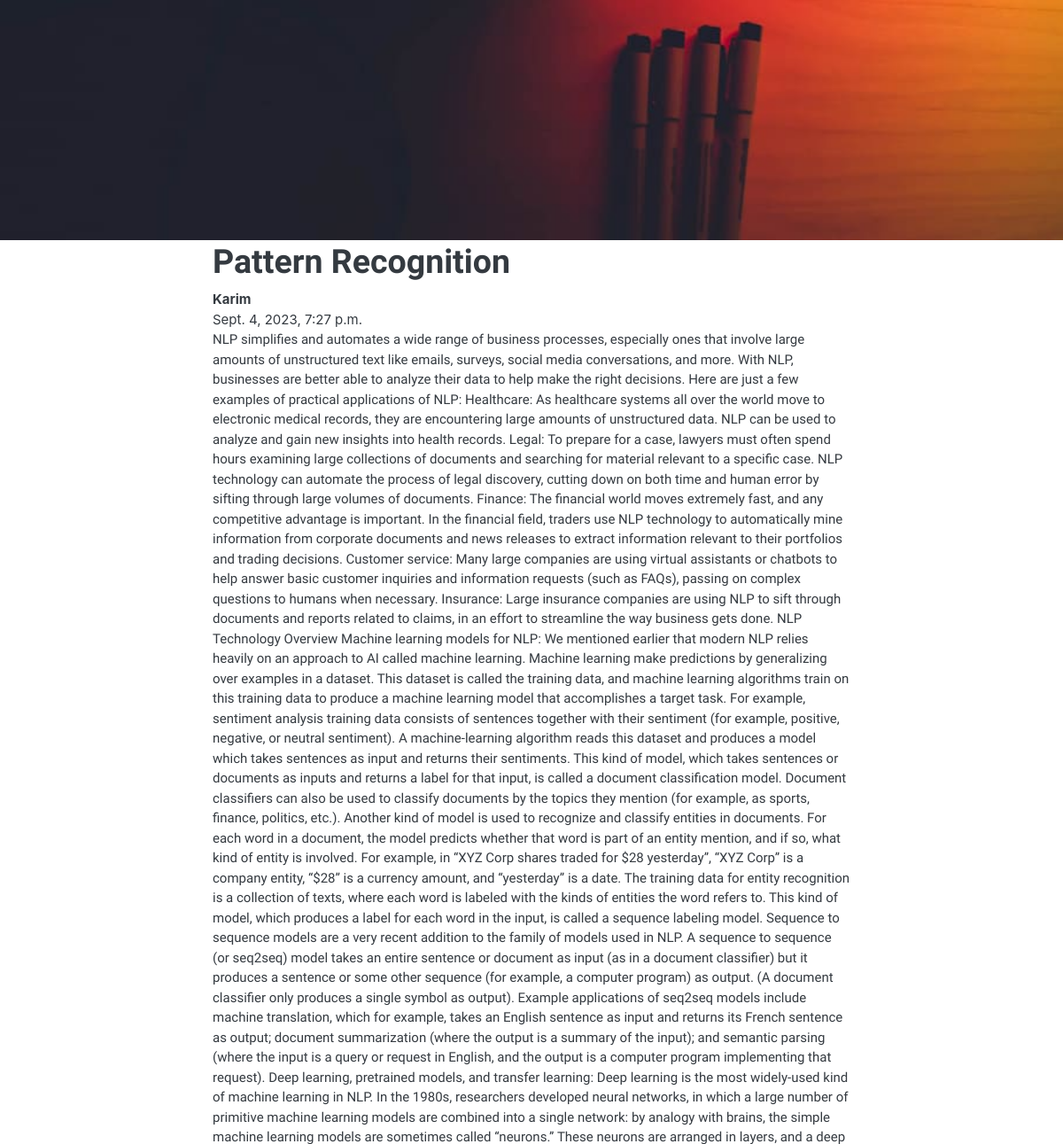
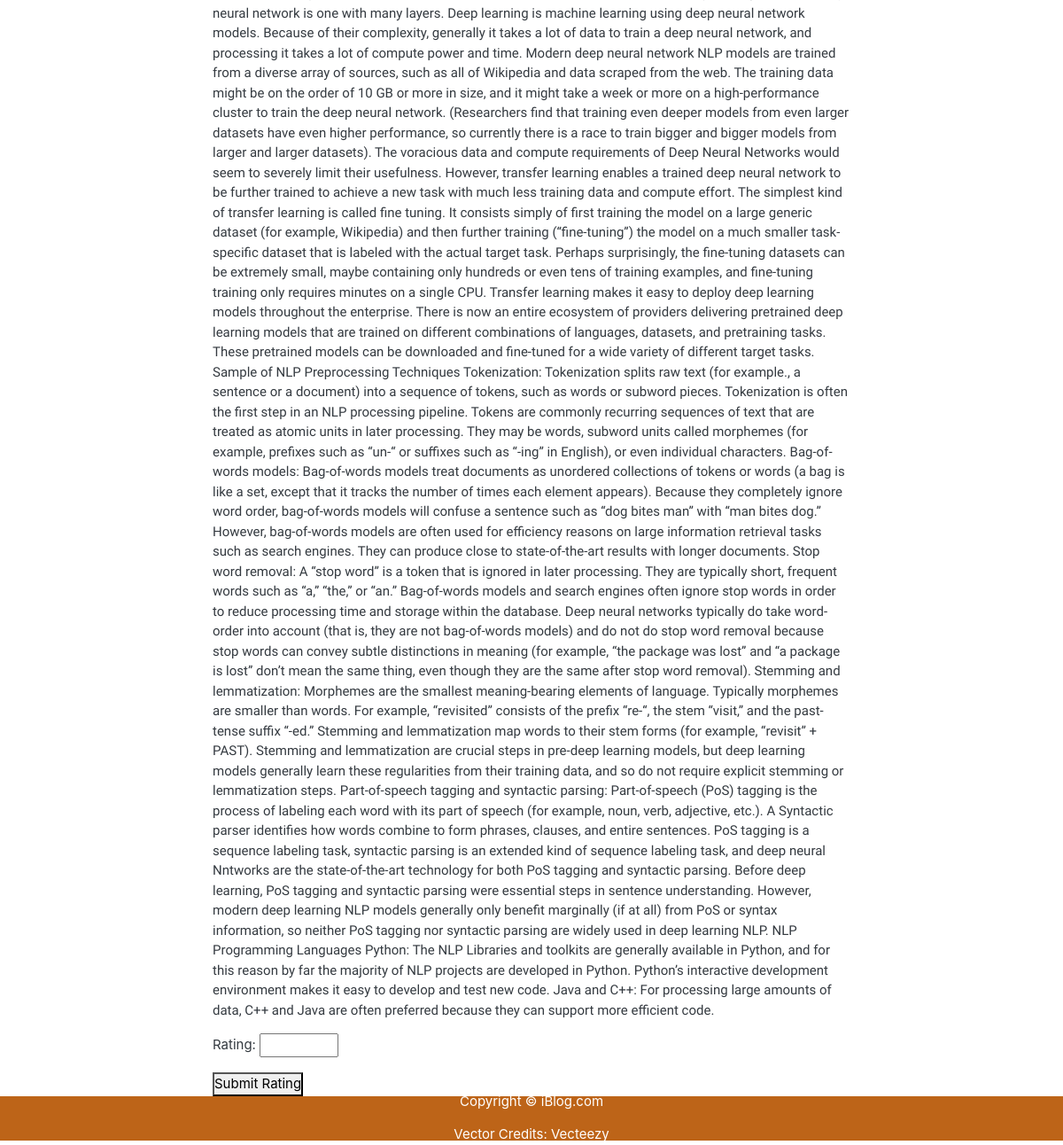
/blog/blog_detail/6/ (signed in, lower part), run on an earlier commit of the app's database (2 pictures, top to bottom).
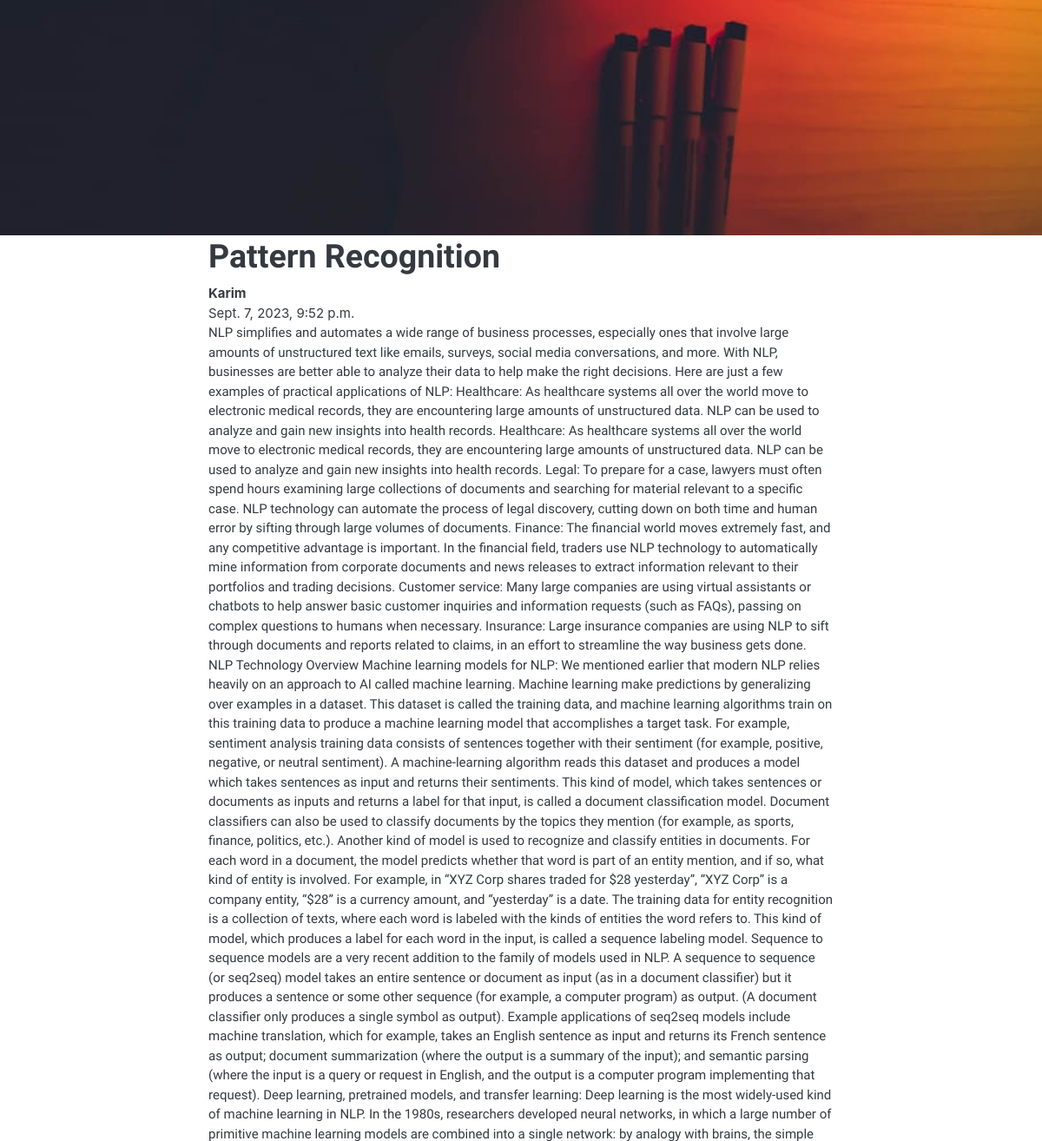
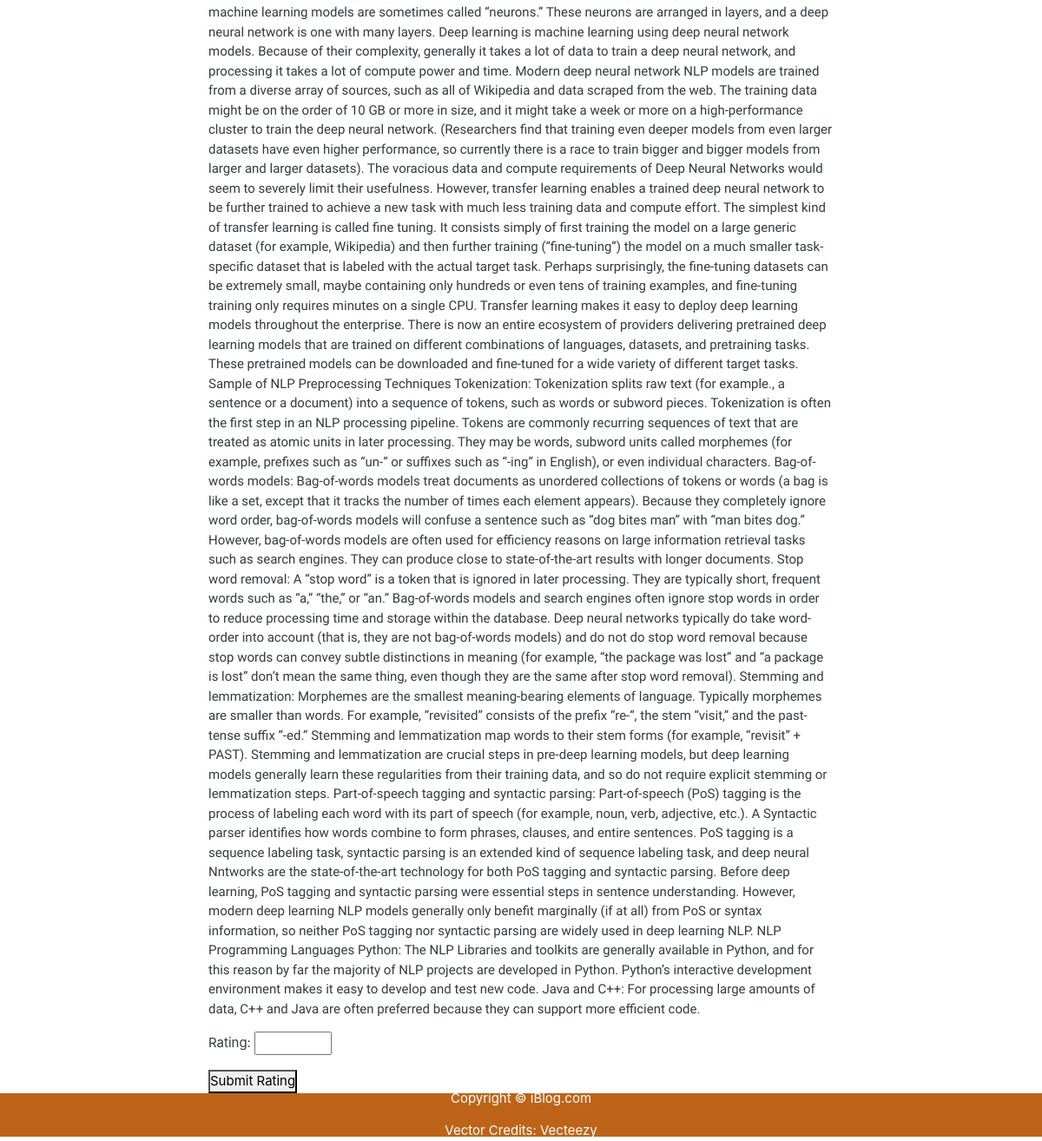
And on a later commit of the database (2 pictures, top to bottom).
### blog/models.py (models this page shows, shortened)
class Post(models.Model):
    title = models.CharField(max_length=200)
    body = models.TextField()
    categories = models.ManyToManyField(Category)
    author = models.ForeignKey(User, on_delete=models.CASCADE)
    image = models.ImageField(upload_to='photos/blog', blank=True)
    date = models.DateTimeField(auto_now_add=True)
    modified_date = models.DateTimeField(auto_now=True)

### blog/views.py (the view)
# urls.py: path('blog_detail/<int:pk>/', views.blog_detail, name='blog_detail'),
@login_required
def blog_detail(request, pk):
    blog = get_object_or_404(Post, pk=pk)
    related_posts = Post.objects.filter(categories__in=blog.categories.all()).exclude(pk=pk)
    if request.method == 'POST':
        form = BlogRatingForm(request.POST)
        if form.is_valid():
            rating_value = form.cleaned_data['rating']
            BlogRating.objects.create(blog=blog, user=request.user, rating=rating_value)
            messages.success(request, 'Thank you for rating this blog!')
    else:
        form = BlogRatingForm()
    average_rating = BlogRating.objects.filter(blog=blog).aggregate(Avg('rating'))['rating__avg']
    return render(request, 'blog/blogdetail.html', {'blog': blog, 'blog_posts': related_posts, 'form': form, 'average_rating': average_rating})

### blog/forms.py
class BlogRatingForm(forms.Form):
    rating = forms.DecimalField(max_digits=2, decimal_places=1, min_value=0, max_value=6)

### blog/templates/blog/blogdetail.html (shortened to what this page needs)
{% extends 'base.html' %}
{% load static %}
{% block body %}
<div class="post-img">
    <img style="width: 100%; height: 50%; background-size: cover; background-position: center;"
         src="{{ blog.image.url }}" alt="">
</div>
<div class="m-auto blog-post-content max-width-2 m-auto my-2">
    <h1 class="font1">{{ blog.title }}</h1>
    <div class="blogpost-meta">
        <div class="author-info">
            <div>
                <b>{{ blog.author }}</b>
            </div>
        </div>
        <p>{{ blog.modified_date }}</p>
    </div>
    <p class="font1">{{ blog.body }}</p>
    <form method="post">
        {{ form.as_p }}
        <button type="submit">Submit Rating</button>
    </form>
</div>
{% endblock %}

What changed in the data, as far as the page shows it:
changed Post "Pattern Recognition": modified_date "Sept. 4, 2023, 7:27 p.m." → "Sept. 7, 2023, 9:52 p.m."; body "…insights into health records. Legal: To prepare for a case, lawyers must often spend hours examining large collections of documents and searching for material relevant to a specific case. NLP technology can automate the process of legal discovery, cutting down on both time and human error by sifting through large volumes of documents. Finance: The financial world moves extremely fast, and any competitive advantage is important. In the financial field, traders use NLP technology to automatically mine information from corporate documents and news releases to extract information relevant to their portfolios and trading decisions. Customer service: Many large companies are using virtual…" → "…insights into health records. Healthcare: As healthcare systems all over the world move to electronic medical records, they are encountering large amounts of unstructured data. NLP can be used to analyze and gain new insights into health records. Legal: To prepare for a case, lawyers must often spend hours examining large collections of documents and searching for material relevant to a specific case. NLP technology can automate the process of legal discovery, cutting down on both time and human error by sifting through large volumes of documents. Finance: The financial world moves extremely fast, and any competitive advantage is important. In the financial field, traders use NLP…"
